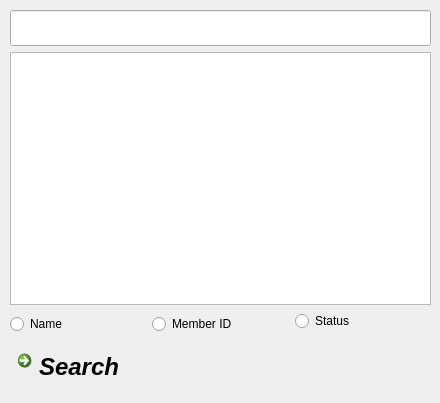
<?xml version="1.0" encoding="UTF-8"?>
<ui version="4.0">
 <class>Form</class>
 <widget class="QWidget" name="Form">
  <property name="geometry">
   <rect>
    <x>0</x>
    <y>0</y>
    <width>440</width>
    <height>403</height>
   </rect>
  </property>
  <property name="windowTitle">
   <string>search window</string>
  </property>
  <widget class="QWidget" name="gridLayoutWidget">
   <property name="geometry">
    <rect>
     <x>10</x>
     <y>10</y>
     <width>421</width>
     <height>381</height>
    </rect>
   </property>
   <layout class="QGridLayout" name="gridLayout">
    <item row="2" column="0" colspan="3">
     <widget class="QListWidget" name="listWidget">
      <property name="font">
       <font>
        <pointsize>18</pointsize>
       </font>
      </property>
     </widget>
    </item>
    <item row="3" column="2">
     <widget class="QRadioButton" name="rbtn3">
      <property name="font">
       <font>
        <pointsize>9</pointsize>
       </font>
      </property>
      <property name="text">
       <string>Status</string>
      </property>
     </widget>
    </item>
    <item row="3" column="1" rowspan="2">
     <widget class="QRadioButton" name="rbtn2">
      <property name="font">
       <font>
        <pointsize>9</pointsize>
       </font>
      </property>
      <property name="text">
       <string>Member ID</string>
      </property>
     </widget>
    </item>
    <item row="3" column="0" rowspan="2">
     <widget class="QRadioButton" name="rbtn1">
      <property name="font">
       <font>
        <pointsize>9</pointsize>
       </font>
      </property>
      <property name="text">
       <string>Name</string>
      </property>
     </widget>
    </item>
    <item row="5" column="0" colspan="3">
     <widget class="QCommandLinkButton" name="searchbutton">
      <property name="font">
       <font>
        <family>Segoe UI</family>
        <pointsize>18</pointsize>
        <italic>true</italic>
       </font>
      </property>
      <property name="cursor">
       <cursorShape>PointingHandCursor</cursorShape>
      </property>
      <property name="text">
       <string>Search</string>
      </property>
      <property name="shortcut">
       <string>Return</string>
      </property>
      <property name="description">
       <string/>
      </property>
     </widget>
    </item>
    <item row="0" column="0" rowspan="2" colspan="3">
     <widget class="QLineEdit" name="lineEdit">
      <property name="font">
       <font>
        <pointsize>18</pointsize>
        <weight>50</weight>
        <bold>false</bold>
       </font>
      </property>
      <property name="cursorPosition">
       <number>0</number>
      </property>
      <property name="cursorMoveStyle">
       <enum>Qt::LogicalMoveStyle</enum>
      </property>
     </widget>
    </item>
   </layout>
  </widget>
 </widget>
 <resources/>
 <connections/>
</ui>
